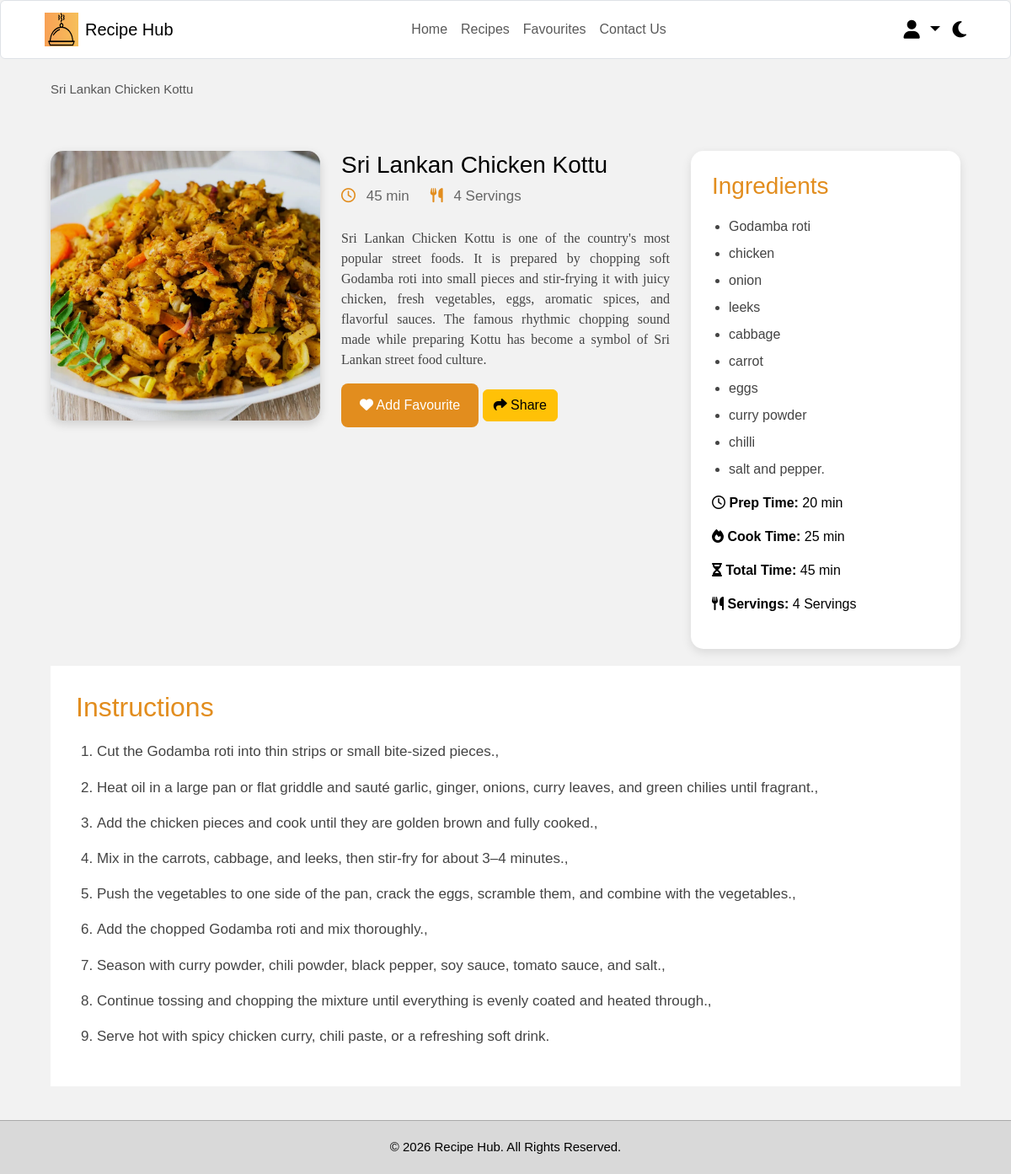
/Recipe-Details.php?recipe=kottu (signed in), run on the app's committed database.
### tables this page shows
CREATE TABLE `recipes` (
  `id` int(11) NOT NULL,
  `recipe_key` varchar(100) DEFAULT NULL,
  `title` varchar(255) NOT NULL,
  `description` text DEFAULT NULL,
  `image` varchar(255) DEFAULT NULL,
  `ingredients` text NOT NULL,
  `instructions` text NOT NULL,
  `prep_time` varchar(50) DEFAULT NULL,
  `cook_time` varchar(50) DEFAULT NULL,
  `total_time` varchar(50) DEFAULT NULL,
  `servings` varchar(50) DEFAULT NULL,
  `user_id` int(11) DEFAULT NULL
);

### Recipe-Details.php (the view, shortened to what this page needs)
<?php
include "includes/db.php";
$recipeKey = isset($_GET["recipe"]) ? trim($_GET["recipe"]) : "";
$sql = "SELECT id, recipe_key, title, description, image,
               ingredients, instructions,
               prep_time, cook_time, total_time, servings
        FROM recipes
        WHERE recipe_key = ?";
$stmt = $conn->prepare($sql);
$stmt->execute([$recipeKey]);
$recipe = $stmt->fetch(PDO::FETCH_ASSOC);
?>
<!DOCTYPE html>
<html lang="en">
<head>
    <link
        rel="stylesheet"
        href="https://cdnjs.cloudflare.com/ajax/libs/font-awesome/6.5.0/css/all.min.css"
    >
    <link
        href="https://cdn.jsdelivr.net/npm/bootstrap@5.3.3/dist/css/bootstrap.min.css"
        rel="stylesheet"
    >
    <link rel="stylesheet" href="css/style.css">
</head>
<body>
<header>
    <nav class="navbar navbar-expand-lg bg-white border rounded">
        <div class="container-fluid">
            <a class="navbar-brand d-flex align-items-center"
               href="home.php">
                <img
                    src="Images/Logo/Recipe_Hub_logo.png"
                    width="40"
                    height="40"
                    class="me-2"
                    alt="Recipe Hub Logo"
                >
                <span>
                    Recipe Hub
                </span>
            </a>
            <div
                class="collapse navbar-collapse"
                id="navbarMenu"
            >
                <ul class="navbar-nav mx-auto">
                    <li class="nav-item">
                        <a
                            class="nav-link"
                            href="home.php"
                        >
                            Home
                        </a>
                    </li>
                    <li class="nav-item">
                        <a
                            class="nav-link"
                            href="recipes.php"
                        >
                            Recipes
                        </a>
                    </li>
                    <li class="nav-item">
                        <a
                            class="nav-link"
                            href="favourites.php"
                        >
                            Favourites
                        </a>
                    </li>
                    <li class="nav-item">
                        <a
                            class="nav-link"
                            href="Contacts.php"
                        >
                            Contact Us
                        </a>
                    </li>
                </ul>
                <div class="dropdown">
                    <a
                        href="#"
                        class="user-icon dropdown-toggle"
                        data-bs-toggle="dropdown"
                        aria-expanded="false"
                    >
                        <i class="fa-solid fa-user"></i>
                    </a>
                </div>
                <i class="fa-solid fa-moon mode-icon"></i>
            </div>
        </div>
    </nav>
</header>
<section class="breadcrumb">
    <span
        class="current-page"
        id="recipeBreadcrumb"
    >
        <?php echo htmlspecialchars($recipe["title"]); ?>
    </span>
</section>
<main>
    <section class="recipe-details">
        <div class="recipe-image">
            <img
                id="recipeImage"
                src="<?php echo htmlspecialchars($recipe["image"]); ?>"
                alt="<?php echo htmlspecialchars($recipe["title"]); ?>"
            >
        </div>
        <div class="recipe-content">
            <h3 id="recipeTitle">
                <?php echo htmlspecialchars($recipe["title"]); ?>
            </h3>
            <div class="recipe-meta">
                <span>
                    <i class="fa-regular fa-clock"></i>
                    <?php echo htmlspecialchars($recipe["total_time"]); ?>
                </span>
                <span>
                    <i class="fa-solid fa-utensils"></i>
                    <?php echo htmlspecialchars($recipe["servings"]); ?>
                </span>
            </div>
            <p id="recipeDescription">
                <?php echo htmlspecialchars($recipe["description"]); ?>
            </p>
            <button
                id="addFavouriteBtn"
                class="fav-btn"
                type="button"
            >
            </button>
            <button
                id="shareRecipeBtn"
                class="btn btn-warning"
                type="button"
            >
                <i class="fa-solid fa-share"></i>
                Share
            </button>
        </div>
        <aside class="ingredients-box">
            <h2>
                Ingredients
            </h2>
            <ul id="recipeIngredients">
            <?php
                $ingredients = preg_split('/\r\n|\r|\n|,/', $recipe["ingredients"]);
            foreach ($ingredients as $ingredient):
             $ingredient = trim($ingredient);
             if ($ingredient !== ""):
                ?>
        <li>
            <?php echo htmlspecialchars($ingredient); ?>
        </li>
    <?php
        endif;
    endforeach;
    ?>
</ul>
            <div class="recipe-info">
                <p>
                    <i class="fa-regular fa-clock"></i>
                    <strong>Prep Time:</strong>
                    <?php echo htmlspecialchars($recipe["prep_time"]); ?>
                </p>
                <p>
                    <i class="fa-solid fa-fire"></i>
                    <strong>Cook Time:</strong>
                    <?php echo htmlspecialchars($recipe["cook_time"]); ?>
                </p>
                <p>
                    <i class="fa-solid fa-hourglass-half"></i>
                    <strong>Total Time:</strong>
                    <?php echo htmlspecialchars($recipe["total_time"]); ?>
                </p>
                <p>
                    <i class="fa-solid fa-utensils"></i>
                    <strong>Servings:</strong>
                    <?php echo htmlspecialchars($recipe["servings"]); ?>
                </p>
            </div>
        </aside>
    </section>
    <section class="instructions">
        <h2>
            Instructions
        </h2>
        <ol id="recipeInstructions">
    <?php
    $instructions = preg_split(
        '/\r\n|\r|\n/',
        $recipe["instructions"]
    );
    foreach ($instructions as $instruction):
        $instruction = trim($instruction);
        if ($instruction !== ""):
    ?>
        <li>
            <?php echo htmlspecialchars($instruction); ?>
        </li>
    <?php
        endif;
    endforeach;
    ?>
</ol>
    </section>
</main>
<footer>
    © 2026 Recipe Hub. All Rights Reserved.
</footer>
</body>
</html>

### css/Style.css (style rules this page uses)
* { margin:0; padding:0; box-sizing:border-box; font-family:Arial, Helvetica, sans-serif; }
body { background:#f2f2f2; min-height:100vh; color:black; display:flex; flex-direction:column; }
main { flex:1; }
footer { margin-top:auto; }
body { background:#f2f2f2; min-height:100vh; color:black; }
img { max-width:100%; }
a { text-decoration:none; }
header .navbar { height:70px; padding:8px 40px; background:white; border:1px solid #ddd; border-radius:10px; }
.user-icon, .mode-icon { font-size:22px; cursor:pointer; transition:0.3s; margin-left:15px; }
.breadcrumb { display:flex; align-items:center; gap:10px; padding:25px 60px; font-size:15px; }
.current-page { color: #555; }
.recipe-details { display:grid; grid-template-columns:320px 1fr 320px; gap:25px; padding:20px 60px 20px; align-items:start; }
.recipe-image img { width:100%; height:320px; object-fit:cover; border-radius:15px; box-shadow:0 4px 12px rgba(0,0,0,0.15); }
.recipe-meta { display:flex; gap:25px; margin-bottom:25px; color:#666; font-size:17px; }
.recipe-meta i { color:#E28D1E; margin-right:8px; }
.recipe-content p { font-size:16px; line-height:1.5; font-family: "Georgia", serif;; color:#444; text-align:justify; }
.fav-btn, .share-btn { width:auto; padding:14px 22px; background:#E28D1E; color:white; border:none; border-radius:8px; font-size:16px; cursor:pointer; }
.ingredients-box { background:white; padding:25px; border-radius:15px; box-shadow:0 4px 12px rgba(0,0,0,0.1); }
.ingredients-box h2 { color:#E28D1E; font-size:28px; margin-bottom:20px; }
.ingredients-box ul { padding-left:20px; }
.ingredients-box li { margin-bottom:8px; color:#444; font-size:16px; }
.instructions { margin:0 60px 40px; background:white; padding:30px; }
.instructions h2 { font-size:32px; margin-bottom:20px; color:#E28D1E; }
.instructions ol { padding-left:25px; }
.instructions li { margin-bottom:15px; font-size:17px; line-height:1.6; color:#444; }
footer { width:100%; background:#D9D9D9; color:black; text-align:center; padding:20px; border-top:1px solid #aaa; font-size:15px; }
.dropdown .user-icon { color:black; font-size:22px; cursor:pointer; text-decoration:none; }

### data on the page
recipes: title "Sri Lankan Chicken Kottu", image (picture), total_time "45 min", servings "4 Servings", description "Sri Lankan Chicken Kottu is one of the country's most popular street foods. It is prepared by chopping soft Godamba roti into small pieces and stir-frying it with juicy chicken, fresh vegetables, eggs, aromatic spices, and flavorful sauces. The famous rhythmic chopping sound made while preparing Kottu has become a symbol of Sri Lankan street food culture.", ingredients "Godamba roti", ingredients "chicken", ingredients "onion", ingredients "leeks", ingredients "cabbage", ingredients "carrot", ingredients "eggs", ingredients "curry powder", ingredients "chilli", ingredients "salt and pepper.", prep_time "20 min", cook_time "25 min", instructions "Cut the Godamba roti into thin strips or small bite-sized pieces.,", instructions "Heat oil in a large pan or flat griddle and sauté garlic, ginger, onions, curry leaves, and green chilies until fragrant.,", instructions "Add the chicken pieces and cook until they are golden brown and fully cooked.,", instructions "Mix in the carrots, cabbage, and leeks, then stir-fry for about 3–4 minutes.,", instructions "Push the vegetables to one side of the pan, crack the eggs, scramble them, and combine with the vegetables.,", instructions "Add the chopped Godamba roti and mix thoroughly.,", instructions "Season with curry powder, chili powder, black pepper, soy sauce, tomato sauce, and salt.,", instructions "Continue tossing and chopping the mixture until everything is evenly coated and heated through.,", instructions "Serve hot with spicy chicken curry, chili paste, or a refreshing soft drink."
